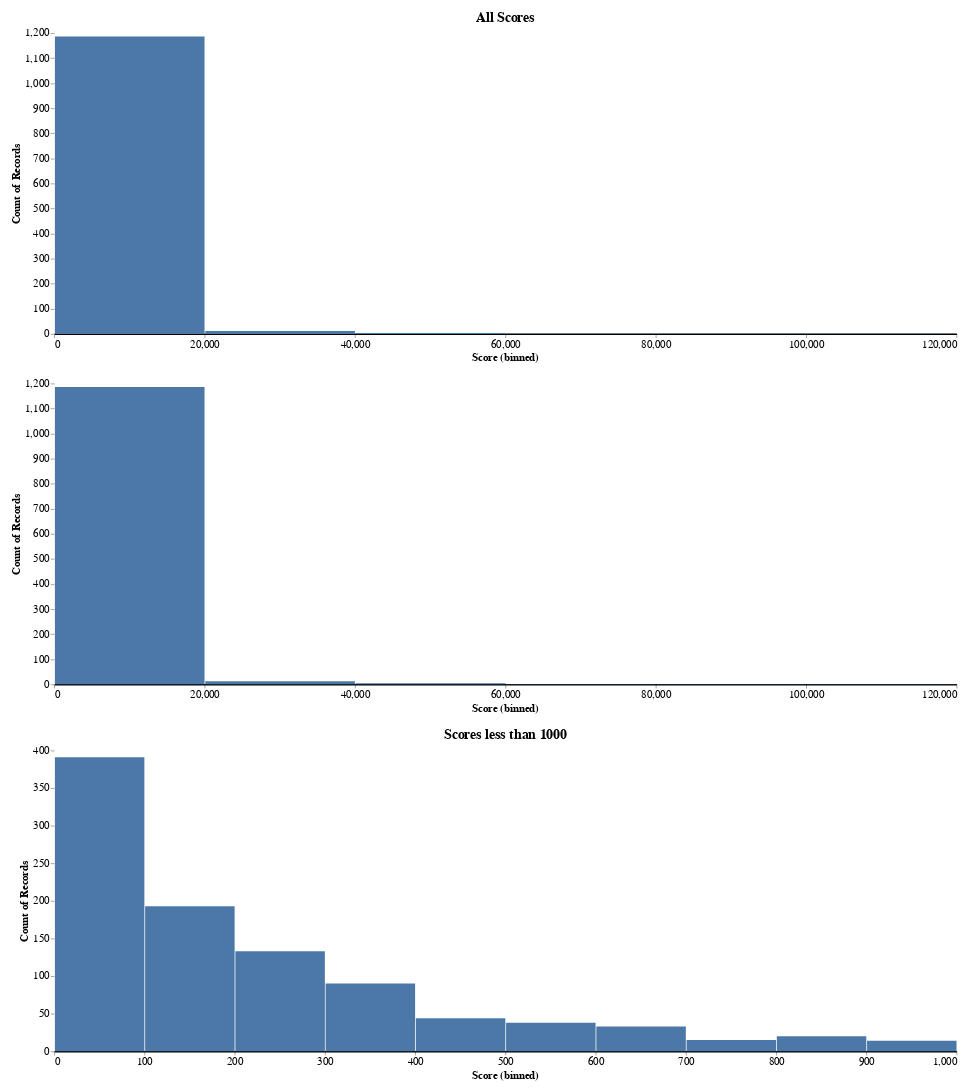

Notebook cell for this chart:
### Markdown cell above
### Histogram for Total Votes

### Code cell
post_scores = post_votes_df[["UpvoteCount", "DownvoteCount"]].dropna()
post_scores.loc[:, "Score"] = post_scores["UpvoteCount"] - post_scores["DownvoteCount"]


brush = alt.selection_interval(encodings=['x'])
# Create a histogram for the net votes
chart_post_scores_1 = alt.Chart(post_scores).mark_bar().encode(
    x=alt.X("Score:Q").bin(alt.Bin(extent=[post_scores["Score"].min(), post_scores["Score"].max()])),
    y=alt.Y("count()"),
    tooltip=["count()"],  # Show the count when hovering over the bar
).properties(
    width=1200,
    height=400,
    title="All Scores",
).add_params(
    brush
)

chart_post_scores_2 = alt.Chart(post_scores).mark_bar().encode(
    x=alt.X("Score:Q").bin(alt.Bin(maxbins=7)),
    y=alt.Y("count()"),
    tooltip=["count()"],  # Show the count when hovering over the bar
).properties(
    width=1200,
    height=400,
).transform_filter(
    brush
)

chart_post_scores_3 = alt.Chart(post_scores).mark_bar().encode(
    x=alt.X("Score:Q").bin(alt.Bin(extent=[post_scores["Score"].min(), 1000])),
    y=alt.Y("count()"),
    tooltip=["count()"],  # Show the count when hovering over the bar
).properties(
    width=1200,
    height=400,
    title="Scores less than 1000",
)

chart_post_scores_1.save("figures/post_votes/altair_post_scores_1.html")
chart_post_scores_1.save("figures/post_votes/altair_post_scores_1.png")
chart_post_scores_3.save("figures/post_votes/altair_post_scores_3.html")
chart_post_scores_3.save("figures/post_votes/altair_post_scores_3.png")

chart_post_scores = alt.vconcat(chart_post_scores_1, chart_post_scores_2, chart_post_scores_3).configure(
    padding={"left": 15, "right": 15, "top": 15, "bottom": 15},
    title={"fontSize": 18},
).configure_view(
    stroke=None,
).configure_axisX(
    labelFontSize=14,
    titleFontSize=14,
    grid=False,  # Remove the grid
    domainWidth=2,  # Set the width of the axis line
    domainColor="#000"  # Set the color of the axis line
).configure_axisY(
    labelFontSize=14,
    titleFontSize=14,
    grid=False,  # Remove the grid
    domain=False,  # Remove the axis line
)
chart_post_scores

### Figure 1 — Vega-Lite specification as saved in the notebook (floating-point values rounded to 4 significant figures; data arrays with more than 128 entries replaced by an {"elided": "..."} marker saying what was removed)
{"config": {"view": {"continuousWidth": 300, "continuousHeight": 300, "stroke": null}, "axisX": {"domainColor": "#000", "domainWidth": 2, "grid": false, "labelFontSize": 14, "titleFontSize": 14}, "axisY": {"domain": false, "grid": false, "labelFontSize": 14, "titleFontSize": 14}, "padding": {"left": 15, "right": 15, "top": 15, "bottom": 15}, "title": {"fontSize": 18}}, "vconcat": [{"mark": {"type": "bar"}, "encoding": {"tooltip": [{"aggregate": "count", "type": "quantitative"}], "x": {"bin": {"extent": [0.0, 101600.0]}, "field": "Score", "type": "quantitative"}, "y": {"aggregate": "count", "type": "quantitative"}}, "height": 400, "name": "view_1", "title": "All Scores", "width": 1200}, {"mark": {"type": "bar"}, "encoding": {"tooltip": [{"aggregate": "count", "type": "quantitative"}], "x": {"bin": {"maxbins": 7}, "field": "Score", "type": "quantitative"}, "y": {"aggregate": "count", "type": "quantitative"}}, "height": 400, "transform": [{"filter": {"param": "param_1"}}], "width": 1200}, {"mark": {"type": "bar"}, "encoding": {"tooltip": [{"aggregate": "count", "type": "quantitative"}], "x": {"bin": {"extent": [0.0, 1000]}, "field": "Score", "type": "quantitative"}, "y": {"aggregate": "count", "type": "quantitative"}}, "height": 400, "title": "Scores less than 1000", "width": 1200}], "data": {"name": "data-8e75e443f6a7f1f3777e403a0cf8fca2"}, "params": [{"name": "param_1", "select": {"type": "interval", "encodings": ["x"]}, "views": ["view_1"]}], "$schema": "https://vega.github.io/schema/vega-lite/v5.15.1.json", "datasets": {"data-8e75e443f6a7f1f3777e403a0cf8fca2": {"elided": "1205 records"}}}
